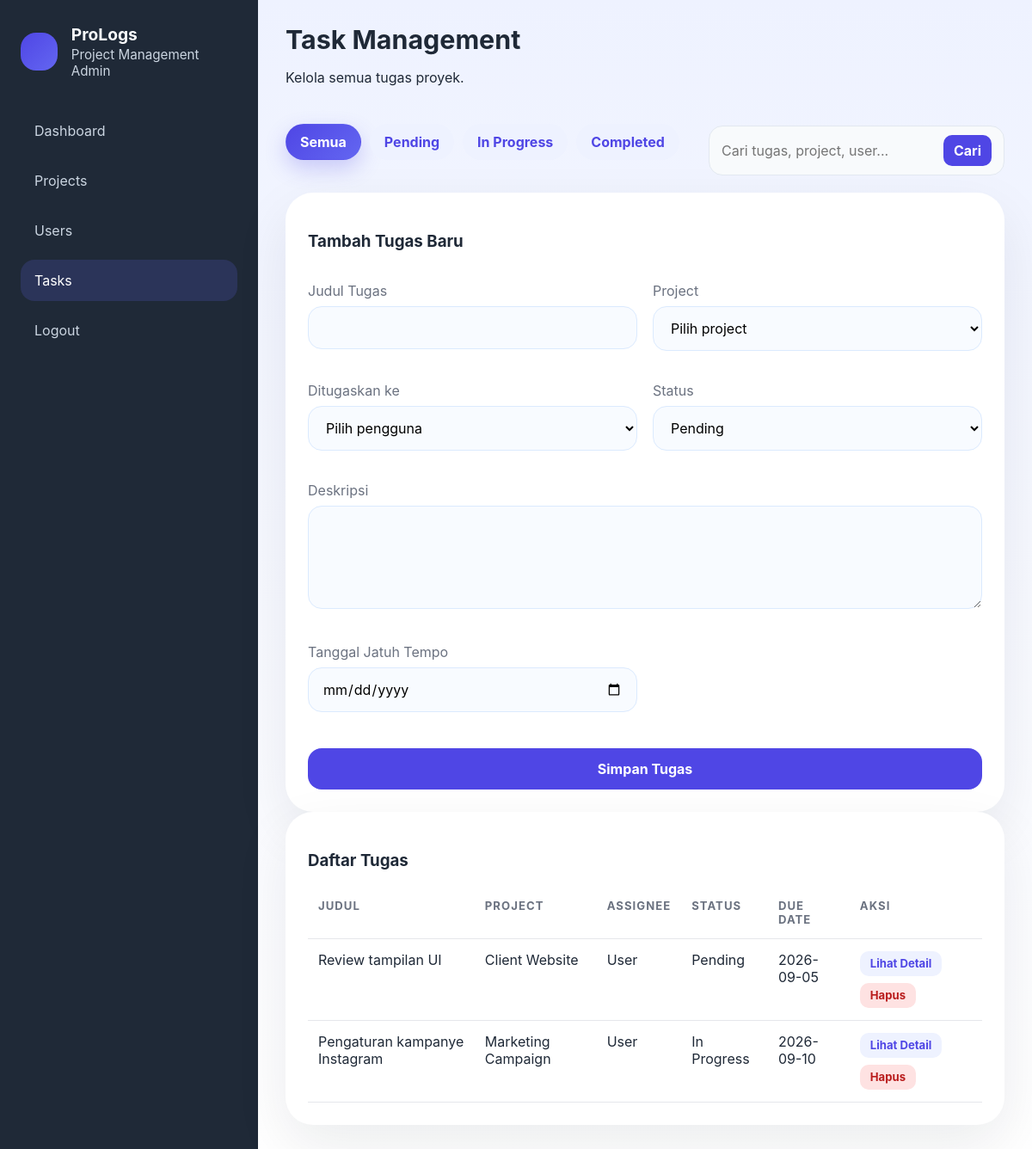
The page /dashboard-project-manajement/tasks.php (signed in) on the database its author committed.
### tables this page shows
CREATE TABLE IF NOT EXISTS tasks (
    id INT AUTO_INCREMENT PRIMARY KEY,
    project_id INT NOT NULL,
    title VARCHAR(150) NOT NULL,
    description TEXT,
    assigned_user_id INT NOT NULL,
    status VARCHAR(50) NOT NULL DEFAULT 'Pending',
    due_date DATE NULL,
    created_at TIMESTAMP DEFAULT CURRENT_TIMESTAMP,
    FOREIGN KEY (project_id) REFERENCES projects(id) ON DELETE CASCADE,
    FOREIGN KEY (assigned_user_id) REFERENCES users(id) ON DELETE CASCADE
);

CREATE TABLE IF NOT EXISTS projects (
    id INT AUTO_INCREMENT PRIMARY KEY,
    name VARCHAR(150) NOT NULL,
    description TEXT,
    project_file VARCHAR(255) NULL,
    status VARCHAR(50) NOT NULL DEFAULT 'Active',
    created_at TIMESTAMP DEFAULT CURRENT_TIMESTAMP
);

CREATE TABLE IF NOT EXISTS users (
    id INT AUTO_INCREMENT PRIMARY KEY,
    name VARCHAR(100) NOT NULL,
    email VARCHAR(150) NOT NULL UNIQUE,
    password VARCHAR(255) NOT NULL,
    role ENUM('admin', 'user') NOT NULL DEFAULT 'user',
    created_at TIMESTAMP DEFAULT CURRENT_TIMESTAMP
);

### dashboard-project-manajement/db.php (called while the page is built, shortened)
<?php
$config = require __DIR__ . '/config.php';
function normalizeUserRole($role)
{
    $role = strtolower(trim((string) $role));
    return $role;
}
function isAdminRole($role)
{
    return normalizeUserRole($role) === 'admin';
}
function db()
{
    static $pdo = null;
    if ($pdo === null) {
        global $config;
        if (!empty($config['db_socket'])) {
            $dsn = sprintf(
                'mysql:dbname=%s;charset=%s;unix_socket=%s',
                $config['db_name'],
                $config['db_charset'],
                $config['db_socket']
            );
        }
        $pdo = new PDO($dsn, $config['db_user'], $config['db_pass'], [
            PDO::ATTR_ERRMODE => PDO::ERRMODE_EXCEPTION,
            PDO::ATTR_DEFAULT_FETCH_MODE => PDO::FETCH_ASSOC,
        ]);
    }
    return $pdo;
}
function fetchAll($sql, $params = [])
{
    $stmt = db()->prepare($sql);
    $stmt->execute($params);
    return $stmt->fetchAll();
}

### dashboard-project-manajement/tasks.php (the view, shortened to what this page needs)
<?php
require_once __DIR__ . '/db.php';
$user = $_SESSION['user'];
$userRole = normalizeUserRole($user['role'] ?? '');
$isAdmin = isAdminRole($userRole);
$statusFilter = isset($_GET['status']) ? trim($_GET['status']) : 'all';
$searchTerm = trim((string)($_GET['search'] ?? ''));
$taskBaseSql = 'SELECT t.*, p.name AS project_name, u.name AS assignee_name FROM tasks t JOIN projects p ON p.id = t.project_id JOIN users u ON u.id = t.assigned_user_id';
$taskParams = [];
$taskWhere = '';
if ($isAdmin) {
    $taskWhere = '';
} else {
    $taskWhere = ' WHERE t.assigned_user_id = :uid';
    $taskParams[':uid'] = $user['id'];
}
$tasks = fetchAll($taskBaseSql . $taskWhere . ' ORDER BY t.created_at DESC', $taskParams);
?>
<!DOCTYPE html>
<html lang="id">
<head>
    <link rel="stylesheet" href="assets/css/style.css">
</head>
<body>
    <div class="app-shell">
        <aside class="sidebar">
            <div class="logo">
                <div class="logo-mark"></div>
                <div>
                    <strong>ProLogs</strong>
                    <p>Project Management Admin</p>
                </div>
            </div>
            <nav class="menu">
                <a class="menu-item" href="dashboard.php">Dashboard</a>
                <?php if ($isAdmin): ?>
                    <a class="menu-item" href="projects.php">Projects</a>
                    <a class="menu-item" href="users.php">Users</a>
                <?php endif; ?>
                <a class="menu-item active" href="tasks.php">Tasks</a>
                <a class="menu-item" href="logout.php">Logout</a>
            </nav>
        </aside>
        <main class="main-content">
            <header class="topbar">
                <div class="page-title">
                    <h2>Task Management</h2>
                    <p><?php echo $isAdmin ? 'Kelola semua tugas proyek.' : 'Lihat dan selesaikan tugas Anda.'; ?></p>
                </div>
            </header>
            <div class="toolbar-row">
                <div class="status-tabs">
                    <a href="tasks.php?status=all<?php echo $searchTerm !== '' ? '&search=' . urlencode($searchTerm) : ''; ?>" class="status-tab <?php echo $statusFilter === 'all' ? 'active' : ''; ?>">Semua</a>
                    <a href="tasks.php?status=Pending<?php echo $searchTerm !== '' ? '&search=' . urlencode($searchTerm) : ''; ?>" class="status-tab <?php echo $statusFilter === 'Pending' ? 'active' : ''; ?>">Pending</a>
                    <a href="tasks.php?status=In Progress<?php echo $searchTerm !== '' ? '&search=' . urlencode($searchTerm) : ''; ?>" class="status-tab <?php echo $statusFilter === 'In Progress' ? 'active' : ''; ?>">In Progress</a>
                    <a href="tasks.php?status=Completed<?php echo $searchTerm !== '' ? '&search=' . urlencode($searchTerm) : ''; ?>" class="status-tab <?php echo $statusFilter === 'Completed' ? 'active' : ''; ?>">Completed</a>
                </div>
                <form class="search-box" method="get">
                    <input type="text" name="search" value="<?php echo htmlspecialchars($searchTerm); ?>" placeholder="Cari tugas, project, user...">
                    <button type="submit">Cari</button>
                </form>
            </div>
            <?php if ($isAdmin): ?>
                <section class="panel">
                    <h3>Tambah Tugas Baru</h3>
                    <form method="post" class="form-grid">
                        <div>
                            <label>Judul Tugas</label>
                            <input type="text" name="title" required>
                        </div>
                        <div>
                            <label>Project</label>
                            <select name="project_id" required>
                                <option value="">Pilih project</option>
                            </select>
                        </div>
                        <div>
                            <label>Ditugaskan ke</label>
                            <select name="assigned_user_id" required>
                                <option value="">Pilih pengguna</option>
                            </select>
                        </div>
                        <div>
                            <label>Status</label>
                            <select name="status">
                                <option value="Pending">Pending</option>
                            </select>
                        </div>
                        <div class="full-width">
                            <label>Deskripsi</label>
                            <textarea name="description" rows="4"></textarea>
                        </div>
                        <div>
                            <label>Tanggal Jatuh Tempo</label>
                            <input type="date" name="due_date">
                        </div>
                        <div class="full-width">
                            <button type="submit" class="btn-primary">Simpan Tugas</button>
                        </div>
                    </form>
                </section>
            <?php endif; ?>
            <section class="panel table-card">
                <h3>Daftar Tugas</h3>
                <div class="table-wrap">
                    <table>
                        <thead>
                            <tr>
                                <th>Judul</th>
                                <th>Project</th>
                                <?php if ($isAdmin): ?>
                                    <th>Assignee</th>
                                <?php endif; ?>
                                <th>Status</th>
                                <th>Due Date</th>
                                <th>Aksi</th>
                            </tr>
                        </thead>
                        <tbody>
                            <?php foreach ($tasks as $task): ?>
                                <tr>
                                    <td><?php echo htmlspecialchars($task['title']); ?></td>
                                    <td><?php echo htmlspecialchars($task['project_name']); ?></td>
                                    <?php if ($isAdmin): ?>
                                        <td><?php echo htmlspecialchars($task['assignee_name']); ?></td>
                                    <?php endif; ?>
                                    <td><?php echo htmlspecialchars($task['status']); ?></td>
                                    <td><?php echo htmlspecialchars($task['due_date']); ?></td>
                                    <td>
                                        <div class="action-row">
                                            <a class="button-link" href="tasks.php?status=<?php echo urlencode($statusFilter); ?>&detail=<?php echo (int)$task['id']; ?>">Lihat Detail</a>
                                            <?php if (!$isAdmin): ?>
                                                <?php if ($task['status'] !== 'Completed'): ?>
                                                    <a class="button-link" href="tasks.php?complete=<?php echo $task['id']; ?>">Selesaikan</a>
                                                <?php else: ?>
                                                    <span class="badge completed">Selesai</span>
                                                <?php endif; ?>
                                            <?php else: ?>
                                                <a class="button-link danger" href="tasks.php?delete=<?php echo $task['id']; ?>" onclick="return confirm('Hapus tugas ini?');">Hapus</a>
                                            <?php endif; ?>
                                        </div>
                                    </td>
                                </tr>
                            <?php endforeach; ?>
                        </tbody>
                    </table>
                </div>
            </section>
        </main>
    </div>
</body>
</html>

### dashboard-project-manajement/assets/css/style.css (style rules this page uses)
:root { --bg: #eff3ff; --surface: #ffffff; --surface-2: #f7f9ff; --text: #1f2937; --muted: #6b7280; --primary: #4f46e5; --primary-soft: #eef2ff; --success: #22c55e; --warning: #f59e0b; --error: #ef4444; --shadow: 0 24px 64px rgba(15, 23, 42, 0.08); }
* { box-sizing: border-box; }
body { margin: 0; font-family: Inter, system-ui, -apple-system, BlinkMacSystemFont, 'Segoe UI', sans-serif; background: linear-gradient(180deg, #eef2ff 0%, #ffffff 100%); color: var(--text); }
button, input, select, textarea { font: inherit; }
button { border: 0; cursor: pointer; }
.form-grid { display: grid; grid-template-columns: repeat(2, minmax(0, 1fr)); gap: 18px; }
.full-width { grid-column: 1 / -1; }
input[type="text"], input[type="email"], input[type="password"], input[type="search"], input[type="date"], select, textarea { width: 100%; padding: 14px 16px; border-radius: 16px; border: 1px solid #dbeafe; background: #f8fbff; outline: none; transition: border-color 0.2s ease; }
textarea { resize: vertical; min-height: 120px; }
.table-wrap { overflow-x: auto; }
table { width: 100%; border-collapse: collapse; }
th, td { padding: 14px 12px; border-bottom: 1px solid #e5e7eb; text-align: left; vertical-align: top; }
th { color: var(--muted); font-size: 0.82rem; text-transform: uppercase; letter-spacing: 0.08em; }
.button-link { display: inline-flex; align-items: center; justify-content: center; margin-right: 8px; padding: 8px 12px; border-radius: 10px; background: #eef2ff; color: var(--primary); font-weight: 700; font-size: 0.82rem; line-height: 1; transition: opacity 0.2s ease, transform 0.2s ease; }
.button-link.danger { background: #fee2e2; color: #b91c1c; }
.action-row { display: flex; flex-wrap: wrap; gap: 8px; }
.status-tabs { display: flex; gap: 10px; flex-wrap: wrap; margin-bottom: 20px; }
.status-tab { display: inline-flex; align-items: center; justify-content: center; padding: 10px 16px; border-radius: 999px; background: #eef2ff; color: var(--primary); border: 1px solid transparent; font-weight: 700; transition: all 0.2s ease; }
.status-tab.active { background: linear-gradient(135deg, #4f46e5, #6366f1); color: #fff; box-shadow: 0 10px 24px rgba(79, 70, 229, 0.25); }
.toolbar-row { display: flex; align-items: center; justify-content: space-between; gap: 12px; flex-wrap: wrap; margin-bottom: 18px; }
.search-box { display: flex; align-items: center; gap: 10px; padding: 10px 14px; border-radius: 16px; background: #f8fafc; border: 1px solid #e2e8f0; min-width: min(100%, 320px); }
.search-box input { border: 0; background: transparent; box-shadow: none; padding: 0; }
.search-box button { padding: 8px 12px; border-radius: 10px; background: var(--primary); color: #fff; font-weight: 700; }
a { text-decoration: none; color: inherit; }
label { display: block; margin-top: 18px; margin-bottom: 8px; color: var(--muted); }
.btn-primary { width: 100%; margin-top: 24px; padding: 14px 18px; border-radius: 16px; background: var(--primary); color: #fff; font-weight: 700; }
.app-shell { display: grid; grid-template-columns: 300px 1fr; min-height: 100vh; }
.sidebar { background: #1f2937; color: #f8fafc; display: flex; flex-direction: column; padding: 28px 24px; }
.logo { display: flex; align-items: center; gap: 16px; margin-bottom: 36px; }
.logo-mark { width: 44px; height: 44px; border-radius: 18px; background: linear-gradient(135deg, #4f46e5, #6366f1); }
.logo strong { display: block; font-size: 1.2rem; }
.logo p { margin: 2px 0 0; color: #cbd5e1; font-size: 0.95rem; }
.menu { display: grid; gap: 10px; }
.menu-item { display: block; padding: 14px 16px; border-radius: 16px; color: #cbd5e1; }
.menu-item.active, .menu-item:hover { background: rgba(99, 102, 241, 0.18); color: #fff; }
.main-content { padding: 28px 32px; }
.topbar { display: flex; justify-content: space-between; align-items: center; gap: 20px; margin-bottom: 28px; }
.page-title h2 { margin: 0; font-size: 1.9rem; }
.panel { background: var(--surface); border-radius: 32px; padding: 26px; box-shadow: var(--shadow); }

### rows shown on the page
tasks: title "Review tampilan UI", project.name "Client Website", assigned_user.name "User", status "Pending", due_date "2026-09-05"
tasks: title "Pengaturan kampanye Instagram", project.name "Marketing Campaign", assigned_user.name "User", status "In Progress", due_date "2026-09-10"
